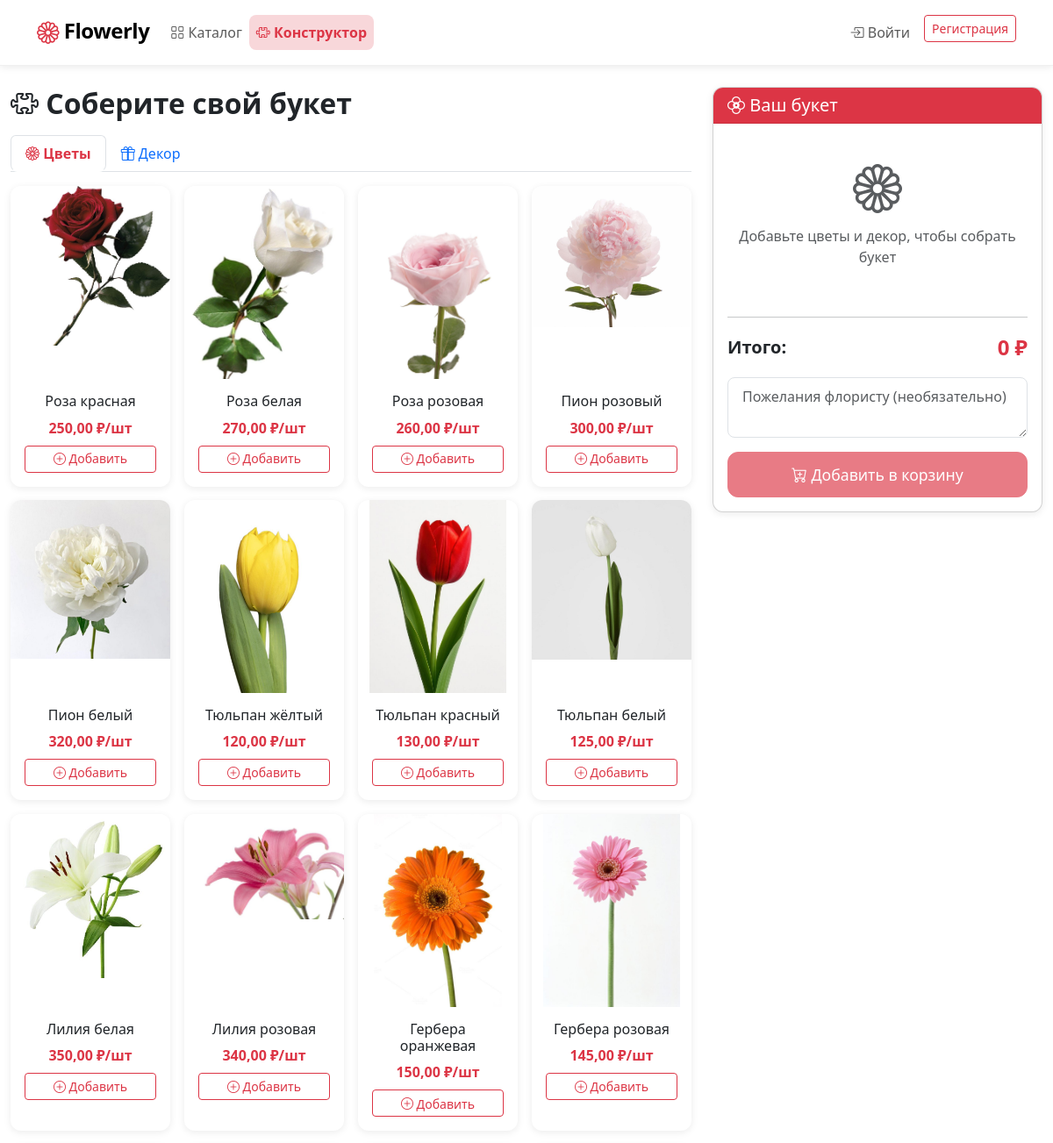
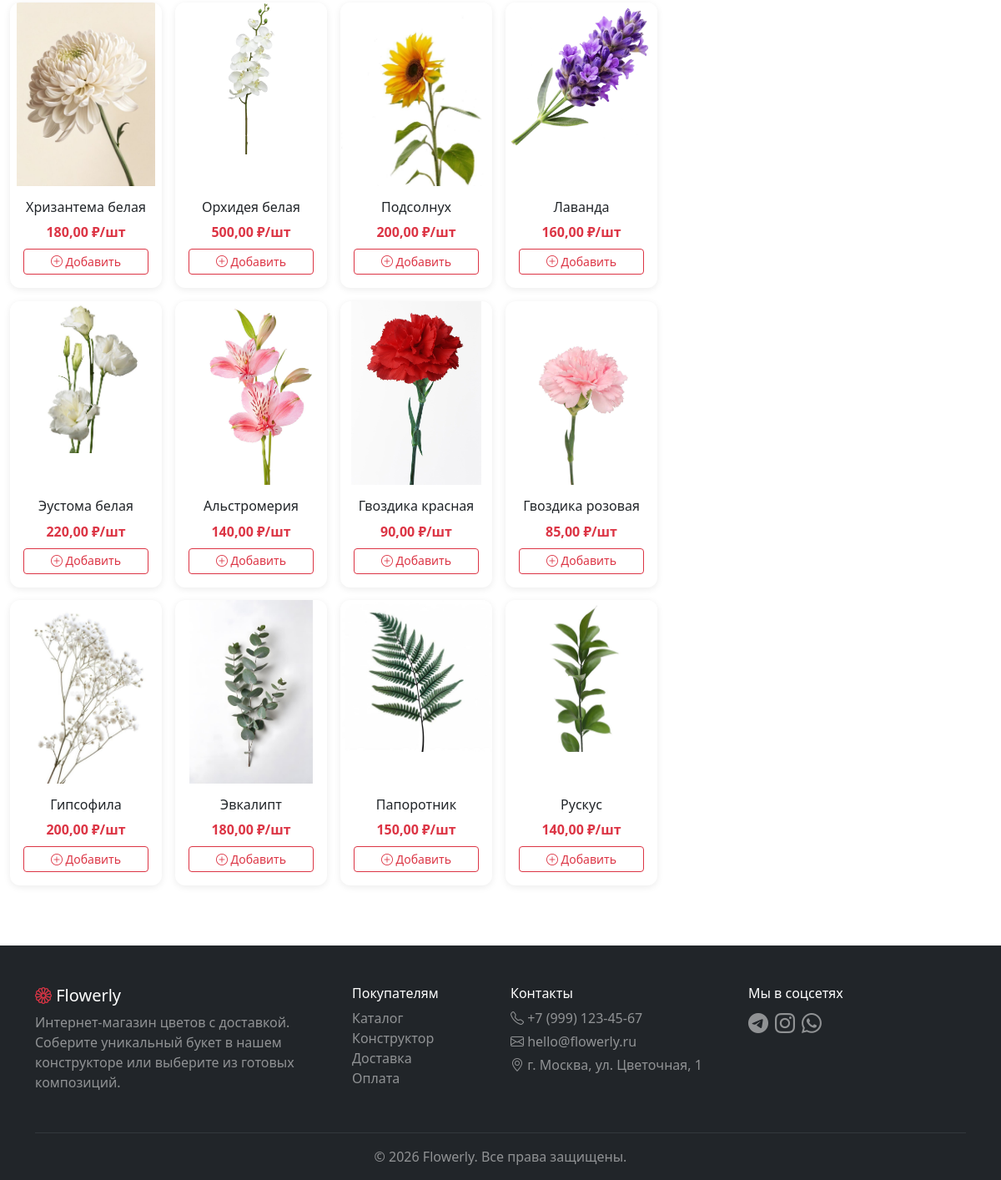
The page /constructor/ on the database its author committed (2 pictures, top to bottom).
### FlowerlyApp/models.py (models this page shows, shortened)
class Flower(models.Model):
    category = models.ForeignKey(Category, on_delete=models.CASCADE, verbose_name='Категория')
    name = models.CharField('Название', max_length=200)
    price = models.DecimalField('Цена за шт.', max_digits=10, decimal_places=2)
    image = models.ImageField('Фото', upload_to='flowers/')
    description = models.TextField('Описание', blank=True)
    available = models.BooleanField('В наличии', default=True)
    is_popular = models.BooleanField('Популярный', default=False)
    created_at = models.DateTimeField(auto_now_add=True)
    class Meta:
        verbose_name = 'Цветок'
        verbose_name_plural = 'Цветы'

### FlowerlyApp/views.py (the view)
# urls.py: path('constructor/', views.constructor, name='constructor'),
def constructor(request):
    flowers = Flower.objects.filter(available=True).select_related('category')
    decors = Decor.objects.filter(available=True).select_related('category')
    categories = Category.objects.all()
    session_bouquet = request.session.get('constructor_bouquet', {
        'flowers': {},
        'decors': {},
        'notes': '',
    })
    total = 0
    for item in session_bouquet.get('flowers', {}).values():
        total += item['quantity'] * item['price']
    for item in session_bouquet.get('decors', {}).values():
        total += item['quantity'] * item['price']
    context = {
        'flowers': flowers,
        'decors': decors,
        'categories': categories,
        'session_bouquet': session_bouquet,
        'total': total,
    }
    return render(request, 'constructor/constructor.html', context)

### FlowerlyApp/context_processors.py (called while the page is built)
def cart_counter(request):
    if request.user.is_authenticated:
        try:
            cart = Cart.objects.get(user=request.user)
            count = cart.total_items()
        except Cart.DoesNotExist:
            count = 0
    else:
        count = 0
    return {'cart_count': count}

### FlowerlyApp/templates/constructor/constructor.html (shortened to what this page needs)
{% extends 'base.html' %}
{% load static %}
{% block content %}
<div class="container-fluid">
    <div class="row">
        <div class="col-md-8">
            <h2 class="fw-bold mb-3"><i class="bi bi-puzzle"></i> Соберите свой букет</h2>
            <ul class="nav nav-tabs mb-3" id="constructorTabs">
                <li class="nav-item">
                    <a class="nav-link active" data-bs-toggle="tab" href="#tab-flowers">
                        <i class="bi bi-flower1"></i> Цветы
                    </a>
                </li>
                <li class="nav-item">
                    <a class="nav-link" data-bs-toggle="tab" href="#tab-decors">
                        <i class="bi bi-gift"></i> Декор
                    </a>
                </li>
            </ul>
            <div class="tab-content">
                <div class="tab-pane fade show active" id="tab-flowers">
                    <div class="row g-3">
                        {% for flower in flowers %}
                        <div class="col-6 col-md-4 col-lg-3">
                            <div class="card h-100 shadow-sm border-0">
                                {% if flower.image %}
                                <img src="{{ flower.image.url }}" class="card-img-top" alt="{{ flower.name }}"
                                     style="height: 220px; object-fit: contain; object-position: top;">
                                {% else %}
                                <div class="bg-light d-flex align-items-center justify-content-center" style="height: 220px;">
                                    <i class="bi bi-flower1 text-muted display-4"></i>
                                </div>
                                {% endif %}
                                <div class="card-body text-center">
                                    <h6 class="card-title">{{ flower.name }}</h6>
                                    <p class="text-danger fw-bold mb-2">{{ flower.price }} ₽/шт</p>
                                    <button class="btn btn-outline-danger btn-sm w-100 add-flower-btn"
                                            data-flower-id="{{ flower.id }}"
                                            data-flower-name="{{ flower.name|escapejs }}"
                                            data-flower-price="{{ flower.price }}"
                                            data-flower-image="{% if flower.image %}{{ flower.image.url }}{% else %}{% static 'images/no-photo.png' %}{% endif %}">
                                        <i class="bi bi-plus-circle"></i> Добавить
                                    </button>
                                </div>
                            </div>
                        </div>
                        {% endfor %}
                    </div>
                </div>
            </div>
        </div>
        <div class="col-md-4">
            <div class="card shadow-sm sticky-top" style="top: 80px;">
                <div class="card-header bg-danger text-white">
                    <h5 class="mb-0"><i class="bi bi-flower2"></i> Ваш букет</h5>
                </div>
                <div class="card-body" id="bouquet-preview">
                    {% if session_bouquet.flowers or session_bouquet.decors %}
                        {% if session_bouquet.flowers %}
                        <h6 class="fw-bold">Цветы:</h6>
                        <ul class="list-group list-group-flush mb-3" id="flower-list">
                            {% for fid, item in session_bouquet.flowers.items %}
                            <li class="list-group-item d-flex justify-content-between align-items-center px-0" data-id="{{ fid }}">
                                <div>
                                    <span>{{ item.name }}</span>
                                    <span class="badge bg-light text-dark ms-1">×{{ item.quantity }}</span>
                                </div>
                                <div>
                                    <span class="text-muted me-2">{{ item.price }} ₽</span>
                                    <button class="btn btn-sm text-danger" onclick="removeFlower('{{ fid }}')">
                                        <i class="bi bi-x-circle"></i>
                                    </button>
                                </div>
                            </li>
                            {% endfor %}
                        </ul>
                        {% endif %}
                        {% if session_bouquet.decors %}
                        <h6 class="fw-bold">Декор:</h6>
                        <ul class="list-group list-group-flush mb-3" id="decor-list">
                            {% for did, item in session_bouquet.decors.items %}
                            <li class="list-group-item d-flex justify-content-between align-items-center px-0" data-id="{{ did }}">
                                <div>
                                    <span>{{ item.name }}</span>
                                    <span class="badge bg-light text-dark ms-1">×{{ item.quantity }}</span>
                                </div>
                                <div>
                                    <span class="text-muted me-2">{{ item.price }} ₽</span>
                                    <button class="btn btn-sm text-danger" onclick="removeDecor('{{ did }}')">
                                        <i class="bi bi-x-circle"></i>
                                    </button>
                                </div>
                            </li>
                            {% endfor %}
                        </ul>
                        {% endif %}
                    {% else %}
                        <div class="text-center py-4 text-muted">
                            <i class="bi bi-flower1 display-4"></i>
                            <p class="mt-2">Добавьте цветы и декор, чтобы собрать букет</p>
                        </div>
                    {% endif %}
                    <hr>
                    <div class="d-flex justify-content-between align-items-center mb-3">
                        <span class="fw-bold fs-5">Итого:</span>
                        <span class="fw-bold fs-4 text-danger" id="total-price">{{ total }} ₽</span>
                    </div>
                    <form method="post" action="{% url 'flowerly:constructor_add_to_cart' %}">
                        <textarea name="notes" class="form-control mb-3" rows="2"
                                  placeholder="Пожелания флористу (необязательно)">{{ session_bouquet.notes }}</textarea>
                        <button type="submit" class="btn btn-danger w-100 btn-lg"
                                {% if not session_bouquet.flowers and not session_bouquet.decors %}disabled{% endif %}>
                            <i class="bi bi-cart-plus"></i> Добавить в корзину
                        </button>
                    </form>
                </div>
            </div>
        </div>
    </div>
</div>
{% endblock %}

### FlowerlyApp/static/css/style.css (style rules this page uses)
:root { --flowerly-primary: #dc3545; --flowerly-primary-dark: #bb2d3b; --flowerly-primary-light: #f8d7da; --flowerly-secondary: #6c757d; --flowerly-success: #198754; --flowerly-warning: #ffc107; --flowerly-bg-light: #f8f9fa; --flowerly-text-muted: #6c757d; }
body { font-family: 'Segoe UI', system-ui, -apple-system, sans-serif; color: #212529; background-color: #fff; min-height: 100vh; display: flex; flex-direction: column; }
.nav-link { font-weight: 500; padding: 0.5rem 1rem; border-radius: 8px; transition: all 0.2s ease; }
.nav-link.active { background-color: var(--flowerly-primary-light); color: var(--flowerly-primary) !important; font-weight: 600; }
.btn-danger { background-color: var(--flowerly-primary); border-color: var(--flowerly-primary); }
.btn-outline-danger { color: var(--flowerly-primary); border-color: var(--flowerly-primary); }
.btn-lg { padding: 0.75rem 2rem; font-size: 1.1rem; border-radius: 12px; }
.card { border-radius: 12px; overflow: hidden; transition: transform 0.2s ease, box-shadow 0.2s ease; }
.card-img-top { transition: transform 0.3s ease; }
.card-header { border-bottom: 1px solid rgba(0, 0, 0, 0.08); font-weight: 600; }
.form-control { border-radius: 8px; border: 1px solid #dee2e6; padding: 0.6rem 1rem; transition: border-color 0.2s ease, box-shadow 0.2s ease; }
.card { animation: fadeInUp 0.4s ease forwards; }
.sticky-top { z-index: 100; }
.shadow-sm { box-shadow: 0 2px 8px rgba(0, 0, 0, 0.08) !important; }

### rows shown on the page
Flower: image (picture), name "Роза красная", price "250,00"
Flower: image (picture), name "Роза белая", price "270,00"
Flower: image (picture), name "Роза розовая", price "260,00"
Flower: image (picture), name "Пион розовый", price "300,00"
Flower: image (picture), name "Пион белый", price "320,00"
Flower: image (picture), name "Тюльпан жёлтый", price "120,00"
Flower: image (picture), name "Тюльпан красный", price "130,00"
Flower: image (picture), name "Тюльпан белый", price "125,00"
Flower: image (picture), name "Лилия белая", price "350,00"
Flower: image (picture), name "Лилия розовая", price "340,00"
Flower: image (picture), name "Гербера оранжевая", price "150,00"
Flower: image (picture), name "Гербера розовая", price "145,00"
Flower: image (picture), name "Хризантема белая", price "180,00"
Flower: image (picture), name "Орхидея белая", price "500,00"
Flower: image (picture), name "Подсолнух", price "200,00"
Flower: image (picture), name "Лаванда", price "160,00"
Flower: image (picture), name "Эустома белая", price "220,00"
Flower: image (picture), name "Альстромерия", price "140,00"
Flower: image (picture), name "Гвоздика красная", price "90,00"
Flower: image (picture), name "Гвоздика розовая", price "85,00"
Flower: image (picture), name "Гипсофила", price "200,00"
Flower: image (picture), name "Эвкалипт", price "180,00"
Flower: image (picture), name "Папоротник", price "150,00"
Flower: image (picture), name "Рускус", price "140,00"

### other values the page prints
{{ total }} "0"
